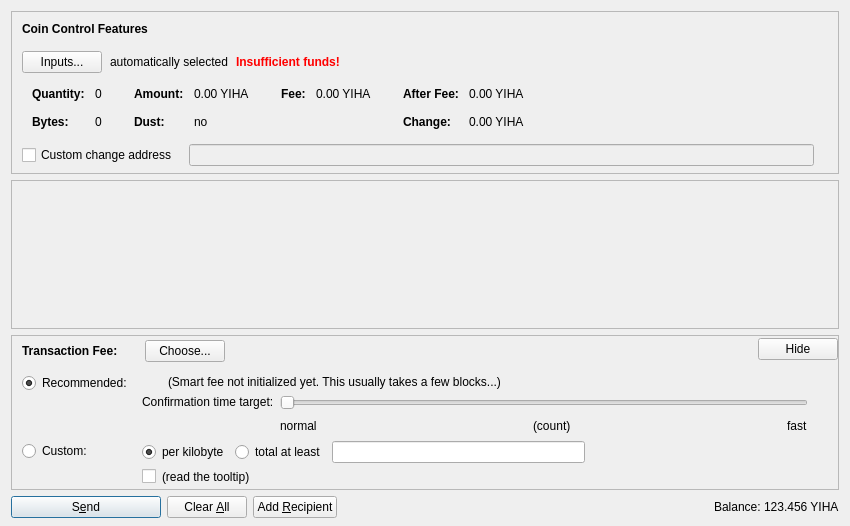
<?xml version="1.0" encoding="UTF-8"?>
<ui version="4.0">
 <class>SendCoinsDialog</class>
 <widget class="QDialog" name="SendCoinsDialog">
  <property name="geometry">
   <rect>
    <x>0</x>
    <y>0</y>
    <width>850</width>
    <height>526</height>
   </rect>
  </property>
  <property name="windowTitle">
   <string>Send Coins</string>
  </property>
  <layout class="QVBoxLayout" name="verticalLayout" stretch="0,1,0,0">
   <property name="bottomMargin">
    <number>8</number>
   </property>
   <item>
    <widget class="QFrame" name="frameCoinControl">
     <property name="sizePolicy">
      <sizepolicy hsizetype="Expanding" vsizetype="Expanding">
       <horstretch>0</horstretch>
       <verstretch>0</verstretch>
      </sizepolicy>
     </property>
     <property name="maximumSize">
      <size>
       <width>16777215</width>
       <height>16777215</height>
      </size>
     </property>
     <property name="frameShape">
      <enum>QFrame::StyledPanel</enum>
     </property>
     <property name="frameShadow">
      <enum>QFrame::Sunken</enum>
     </property>
     <layout class="QVBoxLayout" name="verticalLayoutCoinControl2">
      <property name="spacing">
       <number>0</number>
      </property>
      <property name="leftMargin">
       <number>0</number>
      </property>
      <property name="topMargin">
       <number>0</number>
      </property>
      <property name="rightMargin">
       <number>0</number>
      </property>
      <property name="bottomMargin">
       <number>6</number>
      </property>
      <item>
       <layout class="QVBoxLayout" name="verticalLayoutCoinControl" stretch="0,0,0,0,1">
        <property name="spacing">
         <number>0</number>
        </property>
        <property name="leftMargin">
         <number>10</number>
        </property>
        <property name="topMargin">
         <number>10</number>
        </property>
        <item>
         <layout class="QHBoxLayout" name="horizontalLayoutCoinControl1">
          <property name="bottomMargin">
           <number>15</number>
          </property>
          <item>
           <widget class="QLabel" name="labelCoinControlFeatures">
            <property name="sizePolicy">
             <sizepolicy hsizetype="Preferred" vsizetype="Maximum">
              <horstretch>0</horstretch>
              <verstretch>0</verstretch>
             </sizepolicy>
            </property>
            <property name="font">
             <font>
              <weight>75</weight>
              <bold>true</bold>
             </font>
            </property>
            <property name="styleSheet">
             <string notr="true">font-weight:bold;</string>
            </property>
            <property name="text">
             <string>Coin Control Features</string>
            </property>
           </widget>
          </item>
         </layout>
        </item>
        <item>
         <layout class="QHBoxLayout" name="horizontalLayoutCoinControl2" stretch="0,0,0,0">
          <property name="spacing">
           <number>8</number>
          </property>
          <property name="bottomMargin">
           <number>10</number>
          </property>
          <item>
           <widget class="QPushButton" name="pushButtonCoinControl">
            <property name="styleSheet">
             <string notr="true"/>
            </property>
            <property name="text">
             <string>Inputs...</string>
            </property>
            <property name="autoDefault">
             <bool>false</bool>
            </property>
           </widget>
          </item>
          <item>
           <widget class="QLabel" name="labelCoinControlAutomaticallySelected">
            <property name="text">
             <string>automatically selected</string>
            </property>
            <property name="margin">
             <number>5</number>
            </property>
           </widget>
          </item>
          <item>
           <widget class="QLabel" name="labelCoinControlInsuffFunds">
            <property name="font">
             <font>
              <weight>75</weight>
              <bold>true</bold>
             </font>
            </property>
            <property name="styleSheet">
             <string notr="true">color:red;font-weight:bold;</string>
            </property>
            <property name="text">
             <string>Insufficient funds!</string>
            </property>
            <property name="margin">
             <number>5</number>
            </property>
           </widget>
          </item>
          <item>
           <spacer name="horizontalSpacerCoinControl">
            <property name="orientation">
             <enum>Qt::Horizontal</enum>
            </property>
            <property name="sizeHint" stdset="0">
             <size>
              <width>40</width>
              <height>1</height>
             </size>
            </property>
           </spacer>
          </item>
         </layout>
        </item>
        <item>
         <widget class="QWidget" name="widgetCoinControl" native="true">
          <property name="sizePolicy">
           <sizepolicy hsizetype="Preferred" vsizetype="Preferred">
            <horstretch>0</horstretch>
            <verstretch>0</verstretch>
           </sizepolicy>
          </property>
          <property name="minimumSize">
           <size>
            <width>0</width>
            <height>0</height>
           </size>
          </property>
          <property name="styleSheet">
           <string notr="true"/>
          </property>
          <layout class="QHBoxLayout" name="horizontalLayoutCoinControl5">
           <property name="leftMargin">
            <number>0</number>
           </property>
           <property name="topMargin">
            <number>0</number>
           </property>
           <property name="rightMargin">
            <number>0</number>
           </property>
           <property name="bottomMargin">
            <number>0</number>
           </property>
           <item>
            <layout class="QHBoxLayout" name="horizontalLayoutCoinControl3" stretch="0,0,0,1">
             <property name="spacing">
              <number>20</number>
             </property>
             <property name="topMargin">
              <number>0</number>
             </property>
             <property name="bottomMargin">
              <number>10</number>
             </property>
             <item>
              <layout class="QFormLayout" name="formLayoutCoinControl1">
               <property name="horizontalSpacing">
                <number>10</number>
               </property>
               <property name="verticalSpacing">
                <number>14</number>
               </property>
               <property name="leftMargin">
                <number>10</number>
               </property>
               <property name="topMargin">
                <number>4</number>
               </property>
               <property name="rightMargin">
                <number>6</number>
               </property>
               <item row="0" column="0">
                <widget class="QLabel" name="labelCoinControlQuantityText">
                 <property name="font">
                  <font>
                   <weight>75</weight>
                   <bold>true</bold>
                  </font>
                 </property>
                 <property name="text">
                  <string>Quantity:</string>
                 </property>
                 <property name="margin">
                  <number>0</number>
                 </property>
                </widget>
               </item>
               <item row="0" column="1">
                <widget class="QLabel" name="labelCoinControlQuantity">
                 <property name="cursor">
                  <cursorShape>IBeamCursor</cursorShape>
                 </property>
                 <property name="contextMenuPolicy">
                  <enum>Qt::ActionsContextMenu</enum>
                 </property>
                 <property name="text">
                  <string notr="true">0</string>
                 </property>
                 <property name="margin">
                  <number>0</number>
                 </property>
                 <property name="textInteractionFlags">
                  <set>Qt::LinksAccessibleByMouse|Qt::TextSelectableByKeyboard|Qt::TextSelectableByMouse</set>
                 </property>
                </widget>
               </item>
               <item row="1" column="0">
                <widget class="QLabel" name="labelCoinControlBytesText">
                 <property name="font">
                  <font>
                   <weight>75</weight>
                   <bold>true</bold>
                  </font>
                 </property>
                 <property name="text">
                  <string>Bytes:</string>
                 </property>
                </widget>
               </item>
               <item row="1" column="1">
                <widget class="QLabel" name="labelCoinControlBytes">
                 <property name="cursor">
                  <cursorShape>IBeamCursor</cursorShape>
                 </property>
                 <property name="contextMenuPolicy">
                  <enum>Qt::ActionsContextMenu</enum>
                 </property>
                 <property name="text">
                  <string notr="true">0</string>
                 </property>
                 <property name="textInteractionFlags">
                  <set>Qt::LinksAccessibleByMouse|Qt::TextSelectableByKeyboard|Qt::TextSelectableByMouse</set>
                 </property>
                </widget>
               </item>
              </layout>
             </item>
             <item>
              <layout class="QFormLayout" name="formLayoutCoinControl2">
               <property name="horizontalSpacing">
                <number>10</number>
               </property>
               <property name="verticalSpacing">
                <number>14</number>
               </property>
               <property name="leftMargin">
                <number>6</number>
               </property>
               <property name="topMargin">
                <number>4</number>
               </property>
               <property name="rightMargin">
                <number>6</number>
               </property>
               <item row="0" column="0">
                <widget class="QLabel" name="labelCoinControlAmountText">
                 <property name="font">
                  <font>
                   <weight>75</weight>
                   <bold>true</bold>
                  </font>
                 </property>
                 <property name="text">
                  <string>Amount:</string>
                 </property>
                 <property name="margin">
                  <number>0</number>
                 </property>
                </widget>
               </item>
               <item row="0" column="1">
                <widget class="QLabel" name="labelCoinControlAmount">
                 <property name="cursor">
                  <cursorShape>IBeamCursor</cursorShape>
                 </property>
                 <property name="contextMenuPolicy">
                  <enum>Qt::ActionsContextMenu</enum>
                 </property>
                 <property name="text">
                  <string notr="true">0.00 YIHA</string>
                 </property>
                 <property name="textInteractionFlags">
                  <set>Qt::LinksAccessibleByMouse|Qt::TextSelectableByKeyboard|Qt::TextSelectableByMouse</set>
                 </property>
                </widget>
               </item>
               <item row="1" column="0">
                <widget class="QLabel" name="labelCoinControlLowOutputText">
                 <property name="font">
                  <font>
                   <weight>75</weight>
                   <bold>true</bold>
                  </font>
                 </property>
                 <property name="text">
                  <string>Dust:</string>
                 </property>
                </widget>
               </item>
               <item row="1" column="1">
                <widget class="QLabel" name="labelCoinControlLowOutput">
                 <property name="cursor">
                  <cursorShape>IBeamCursor</cursorShape>
                 </property>
                 <property name="contextMenuPolicy">
                  <enum>Qt::ActionsContextMenu</enum>
                 </property>
                 <property name="text">
                  <string notr="true">no</string>
                 </property>
                 <property name="textInteractionFlags">
                  <set>Qt::LinksAccessibleByMouse|Qt::TextSelectableByKeyboard|Qt::TextSelectableByMouse</set>
                 </property>
                </widget>
               </item>
              </layout>
             </item>
             <item>
              <layout class="QFormLayout" name="formLayoutCoinControl3">
               <property name="horizontalSpacing">
                <number>10</number>
               </property>
               <property name="verticalSpacing">
                <number>14</number>
               </property>
               <property name="leftMargin">
                <number>6</number>
               </property>
               <property name="topMargin">
                <number>4</number>
               </property>
               <property name="rightMargin">
                <number>6</number>
               </property>
               <item row="0" column="0">
                <widget class="QLabel" name="labelCoinControlFeeText">
                 <property name="font">
                  <font>
                   <weight>75</weight>
                   <bold>true</bold>
                  </font>
                 </property>
                 <property name="text">
                  <string>Fee:</string>
                 </property>
                 <property name="margin">
                  <number>0</number>
                 </property>
                </widget>
               </item>
               <item row="0" column="1">
                <widget class="QLabel" name="labelCoinControlFee">
                 <property name="cursor">
                  <cursorShape>IBeamCursor</cursorShape>
                 </property>
                 <property name="contextMenuPolicy">
                  <enum>Qt::ActionsContextMenu</enum>
                 </property>
                 <property name="text">
                  <string notr="true">0.00 YIHA</string>
                 </property>
                 <property name="textInteractionFlags">
                  <set>Qt::LinksAccessibleByMouse|Qt::TextSelectableByKeyboard|Qt::TextSelectableByMouse</set>
                 </property>
                </widget>
               </item>
              </layout>
             </item>
             <item>
              <layout class="QFormLayout" name="formLayoutCoinControl4">
               <property name="horizontalSpacing">
                <number>10</number>
               </property>
               <property name="verticalSpacing">
                <number>14</number>
               </property>
               <property name="leftMargin">
                <number>6</number>
               </property>
               <property name="topMargin">
                <number>4</number>
               </property>
               <property name="rightMargin">
                <number>6</number>
               </property>
               <item row="0" column="0">
                <widget class="QLabel" name="labelCoinControlAfterFeeText">
                 <property name="font">
                  <font>
                   <weight>75</weight>
                   <bold>true</bold>
                  </font>
                 </property>
                 <property name="text">
                  <string>After Fee:</string>
                 </property>
                 <property name="margin">
                  <number>0</number>
                 </property>
                </widget>
               </item>
               <item row="0" column="1">
                <widget class="QLabel" name="labelCoinControlAfterFee">
                 <property name="cursor">
                  <cursorShape>IBeamCursor</cursorShape>
                 </property>
                 <property name="contextMenuPolicy">
                  <enum>Qt::ActionsContextMenu</enum>
                 </property>
                 <property name="text">
                  <string notr="true">0.00 YIHA</string>
                 </property>
                 <property name="textInteractionFlags">
                  <set>Qt::LinksAccessibleByMouse|Qt::TextSelectableByKeyboard|Qt::TextSelectableByMouse</set>
                 </property>
                </widget>
               </item>
               <item row="1" column="0">
                <widget class="QLabel" name="labelCoinControlChangeText">
                 <property name="font">
                  <font>
                   <weight>75</weight>
                   <bold>true</bold>
                  </font>
                 </property>
                 <property name="text">
                  <string>Change:</string>
                 </property>
                </widget>
               </item>
               <item row="1" column="1">
                <widget class="QLabel" name="labelCoinControlChange">
                 <property name="cursor">
                  <cursorShape>IBeamCursor</cursorShape>
                 </property>
                 <property name="contextMenuPolicy">
                  <enum>Qt::ActionsContextMenu</enum>
                 </property>
                 <property name="text">
                  <string notr="true">0.00 YIHA</string>
                 </property>
                 <property name="textInteractionFlags">
                  <set>Qt::LinksAccessibleByMouse|Qt::TextSelectableByKeyboard|Qt::TextSelectableByMouse</set>
                 </property>
                </widget>
               </item>
              </layout>
             </item>
            </layout>
           </item>
          </layout>
         </widget>
        </item>
        <item>
         <layout class="QHBoxLayout" name="horizontalLayoutCoinControl4" stretch="0,0,0">
          <property name="spacing">
           <number>12</number>
          </property>
          <property name="sizeConstraint">
           <enum>QLayout::SetDefaultConstraint</enum>
          </property>
          <property name="topMargin">
           <number>5</number>
          </property>
          <property name="rightMargin">
           <number>5</number>
          </property>
          <item>
           <widget class="QCheckBox" name="checkBoxCoinControlChange">
            <property name="toolTip">
             <string>If this is activated, but the change address is empty or invalid, change will be sent to a newly generated address.</string>
            </property>
            <property name="text">
             <string>Custom change address</string>
            </property>
           </widget>
          </item>
          <item>
           <widget class="QValidatedLineEdit" name="lineEditCoinControlChange">
            <property name="enabled">
             <bool>false</bool>
            </property>
            <property name="sizePolicy">
             <sizepolicy hsizetype="Expanding" vsizetype="Fixed">
              <horstretch>0</horstretch>
              <verstretch>0</verstretch>
             </sizepolicy>
            </property>
           </widget>
          </item>
          <item>
           <widget class="QLabel" name="labelCoinControlChangeLabel">
            <property name="sizePolicy">
             <sizepolicy hsizetype="Preferred" vsizetype="Expanding">
              <horstretch>0</horstretch>
              <verstretch>0</verstretch>
             </sizepolicy>
            </property>
            <property name="minimumSize">
             <size>
              <width>0</width>
              <height>0</height>
             </size>
            </property>
            <property name="text">
             <string/>
            </property>
            <property name="margin">
             <number>3</number>
            </property>
           </widget>
          </item>
         </layout>
        </item>
        <item>
         <spacer name="verticalSpacerCoinControl">
          <property name="orientation">
           <enum>Qt::Vertical</enum>
          </property>
          <property name="sizeHint" stdset="0">
           <size>
            <width>800</width>
            <height>1</height>
           </size>
          </property>
         </spacer>
        </item>
       </layout>
      </item>
     </layout>
    </widget>
   </item>
   <item>
    <widget class="QScrollArea" name="scrollArea">
     <property name="widgetResizable">
      <bool>true</bool>
     </property>
     <widget class="QWidget" name="scrollAreaWidgetContents">
      <property name="geometry">
       <rect>
        <x>0</x>
        <y>0</y>
        <width>830</width>
        <height>104</height>
       </rect>
      </property>
      <layout class="QVBoxLayout" name="verticalLayout_2" stretch="0,1">
       <property name="leftMargin">
        <number>0</number>
       </property>
       <property name="topMargin">
        <number>0</number>
       </property>
       <property name="rightMargin">
        <number>0</number>
       </property>
       <property name="bottomMargin">
        <number>0</number>
       </property>
       <item>
        <layout class="QVBoxLayout" name="entries">
         <property name="spacing">
          <number>6</number>
         </property>
        </layout>
       </item>
       <item>
        <spacer name="verticalSpacer">
         <property name="orientation">
          <enum>Qt::Vertical</enum>
         </property>
         <property name="sizeHint" stdset="0">
          <size>
           <width>20</width>
           <height>40</height>
          </size>
         </property>
        </spacer>
       </item>
      </layout>
     </widget>
    </widget>
   </item>
   <item>
    <widget class="QFrame" name="frameFee">
     <property name="sizePolicy">
      <sizepolicy hsizetype="Expanding" vsizetype="Expanding">
       <horstretch>0</horstretch>
       <verstretch>0</verstretch>
      </sizepolicy>
     </property>
     <property name="maximumSize">
      <size>
       <width>16777215</width>
       <height>16777215</height>
      </size>
     </property>
     <property name="frameShape">
      <enum>QFrame::StyledPanel</enum>
     </property>
     <property name="frameShadow">
      <enum>QFrame::Sunken</enum>
     </property>
     <layout class="QVBoxLayout" name="verticalLayoutFee1">
      <property name="spacing">
       <number>0</number>
      </property>
      <property name="leftMargin">
       <number>0</number>
      </property>
      <property name="topMargin">
       <number>0</number>
      </property>
      <property name="rightMargin">
       <number>0</number>
      </property>
      <property name="bottomMargin">
       <number>0</number>
      </property>
      <item>
       <layout class="QVBoxLayout" name="verticalLayoutFee2" stretch="0,0,0">
        <property name="spacing">
         <number>0</number>
        </property>
        <property name="leftMargin">
         <number>10</number>
        </property>
        <property name="topMargin">
         <number>0</number>
        </property>
        <item>
         <layout class="QHBoxLayout" name="horizontalLayoutFee1">
          <property name="bottomMargin">
           <number>0</number>
          </property>
          <item>
           <layout class="QVBoxLayout" name="verticalLayoutFee7">
            <property name="spacing">
             <number>0</number>
            </property>
            <item>
             <spacer name="verticalSpacerSmartFee">
              <property name="orientation">
               <enum>Qt::Vertical</enum>
              </property>
              <property name="sizeType">
               <enum>QSizePolicy::Fixed</enum>
              </property>
              <property name="sizeHint" stdset="0">
               <size>
                <width>1</width>
                <height>4</height>
               </size>
              </property>
             </spacer>
            </item>
            <item>
             <layout class="QHBoxLayout" name="horizontalLayoutSmartFee">
              <property name="spacing">
               <number>10</number>
              </property>
              <item>
               <widget class="QLabel" name="labelFeeHeadline">
                <property name="sizePolicy">
                 <sizepolicy hsizetype="Preferred" vsizetype="Maximum">
                  <horstretch>0</horstretch>
                  <verstretch>0</verstretch>
                 </sizepolicy>
                </property>
                <property name="font">
                 <font>
                  <weight>75</weight>
                  <bold>true</bold>
                 </font>
                </property>
                <property name="styleSheet">
                 <string notr="true">font-weight:bold;</string>
                </property>
                <property name="text">
                 <string>Transaction Fee:</string>
                </property>
               </widget>
              </item>
              <item>
               <widget class="QLabel" name="labelFeeMinimized">
                <property name="text">
                 <string/>
                </property>
               </widget>
              </item>
              <item>
               <widget class="QPushButton" name="buttonChooseFee">
                <property name="text">
                 <string>Choose...</string>
                </property>
               </widget>
              </item>
             </layout>
            </item>
            <item>
             <spacer name="verticalSpacer_5">
              <property name="orientation">
               <enum>Qt::Vertical</enum>
              </property>
              <property name="sizeHint" stdset="0">
               <size>
                <width>1</width>
                <height>1</height>
               </size>
              </property>
             </spacer>
            </item>
           </layout>
          </item>
          <item>
           <spacer name="horizontalSpacer_4">
            <property name="orientation">
             <enum>Qt::Horizontal</enum>
            </property>
            <property name="sizeHint" stdset="0">
             <size>
              <width>40</width>
              <height>20</height>
             </size>
            </property>
           </spacer>
          </item>
          <item>
           <widget class="QPushButton" name="buttonMinimizeFee">
            <property name="toolTip">
             <string>collapse fee-settings</string>
            </property>
            <property name="text">
             <string>Hide</string>
            </property>
           </widget>
          </item>
         </layout>
        </item>
        <item>
         <widget class="QFrame" name="frameFeeSelection">
          <layout class="QVBoxLayout" name="verticalLayoutFee12">
           <property name="spacing">
            <number>0</number>
           </property>
           <property name="leftMargin">
            <number>0</number>
           </property>
           <property name="topMargin">
            <number>0</number>
           </property>
           <property name="rightMargin">
            <number>0</number>
           </property>
           <property name="bottomMargin">
            <number>0</number>
           </property>
           <item>
            <layout class="QGridLayout" name="gridLayoutFee">
             <property name="topMargin">
              <number>10</number>
             </property>
             <property name="bottomMargin">
              <number>4</number>
             </property>
             <property name="horizontalSpacing">
              <number>10</number>
             </property>
             <property name="verticalSpacing">
              <number>4</number>
             </property>
             <item row="1" column="1">
              <layout class="QVBoxLayout" name="verticalLayoutFee8">
               <property name="spacing">
                <number>6</number>
               </property>
               <item>
                <layout class="QHBoxLayout" name="horizontalLayoutFee13">
                 <item>
                  <widget class="QRadioButton" name="radioCustomPerKilobyte">
                   <property name="toolTip">
                    <string>If the custom fee is set to 1000 satoshis and the transaction is only 250 bytes, then &quot;per kilobyte&quot; only pays 250 satoshis in fee, while &quot;total at least&quot; pays 1000 satoshis. For transactions bigger than a kilobyte both pay by kilobyte.</string>
                   </property>
                   <property name="text">
                    <string>per kilobyte</string>
                   </property>
                   <property name="checked">
                    <bool>true</bool>
                   </property>
                   <attribute name="buttonGroup">
                    <string notr="true">groupCustomFee</string>
                   </attribute>
                  </widget>
                 </item>
                 <item>
                  <widget class="QRadioButton" name="radioCustomAtLeast">
                   <property name="toolTip">
                    <string>If the custom fee is set to 1000 satoshis and the transaction is only 250 bytes, then &quot;per kilobyte&quot; only pays 250 satoshis in fee, while &quot;total at least&quot; pays 1000 satoshis. For transactions bigger than a kilobyte both pay by kilobyte.</string>
                   </property>
                   <property name="text">
                    <string>total at least</string>
                   </property>
                   <attribute name="buttonGroup">
                    <string notr="true">groupCustomFee</string>
                   </attribute>
                  </widget>
                 </item>
                 <item>
                  <widget class="BitcoinAmountField" name="customFee"/>
                 </item>
                 <item>
                  <spacer name="horizontalSpacer_6">
                   <property name="orientation">
                    <enum>Qt::Horizontal</enum>
                   </property>
                   <property name="sizeHint" stdset="0">
                    <size>
                     <width>1</width>
                     <height>1</height>
                    </size>
                   </property>
                  </spacer>
                 </item>
                </layout>
               </item>
               <item>
                <layout class="QHBoxLayout" name="horizontalLayoutFee8">
                 <item>
                  <widget class="QCheckBox" name="checkBoxMinimumFee">
                   <property name="toolTip">
                    <string>Paying only the minimum fee is just fine as long as there is less transaction volume than space in the blocks. But be aware that this can end up in a never confirming transaction once there is more demand for yihaatech transactions than the network can process.</string>
                   </property>
                   <property name="text">
                    <string/>
                   </property>
                  </widget>
                 </item>
                 <item>
                  <widget class="QLabel" name="labelMinFeeWarning">
                   <property name="enabled">
                    <bool>true</bool>
                   </property>
                   <property name="toolTip">
                    <string>Paying only the minimum fee is just fine as long as there is less transaction volume than space in the blocks. But be aware that this can end up in a never confirming transaction once there is more demand for yihaatech transactions than the network can process.</string>
                   </property>
                   <property name="text">
                    <string>(read the tooltip)</string>
                   </property>
                   <property name="margin">
                    <number>5</number>
                   </property>
                  </widget>
                 </item>
                 <item>
                  <spacer name="horizontalSpacer_2">
                   <property name="orientation">
                    <enum>Qt::Horizontal</enum>
                   </property>
                   <property name="sizeHint" stdset="0">
                    <size>
                     <width>1</width>
                     <height>1</height>
                    </size>
                   </property>
                  </spacer>
                 </item>
                </layout>
               </item>
              </layout>
             </item>
             <item row="0" column="0">
              <layout class="QVBoxLayout" name="verticalLayoutFee4" stretch="0,1">
               <item>
                <widget class="QRadioButton" name="radioSmartFee">
                 <property name="text">
                  <string>Recommended:</string>
                 </property>
                 <property name="checked">
                  <bool>true</bool>
                 </property>
                 <attribute name="buttonGroup">
                  <string notr="true">groupFee</string>
                 </attribute>
                </widget>
               </item>
               <item>
                <spacer name="verticalSpacer_2">
                 <property name="orientation">
                  <enum>Qt::Vertical</enum>
                 </property>
                 <property name="sizeHint" stdset="0">
                  <size>
                   <width>1</width>
                   <height>1</height>
                  </size>
                 </property>
                </spacer>
               </item>
              </layout>
             </item>
             <item row="1" column="0">
              <layout class="QVBoxLayout" name="verticalLayoutFee9" stretch="0,1">
               <item>
                <widget class="QRadioButton" name="radioCustomFee">
                 <property name="text">
                  <string>Custom:</string>
                 </property>
                 <attribute name="buttonGroup">
                  <string notr="true">groupFee</string>
                 </attribute>
                </widget>
               </item>
               <item>
                <spacer name="verticalSpacer_6">
                 <property name="orientation">
                  <enum>Qt::Vertical</enum>
                 </property>
                 <property name="sizeHint" stdset="0">
                  <size>
                   <width>1</width>
                   <height>1</height>
                  </size>
                 </property>
                </spacer>
               </item>
              </layout>
             </item>
             <item row="0" column="1">
              <layout class="QVBoxLayout" name="verticalLayoutFee3" stretch="0,0,1">
               <property name="spacing">
                <number>6</number>
               </property>
               <property name="topMargin">
                <number>2</number>
               </property>
               <item>
                <layout class="QHBoxLayout" name="horizontalLayoutFee12">
                 <item>
                  <widget class="QLabel" name="labelSmartFee">
                   <property name="text">
                    <string/>
                   </property>
                   <property name="margin">
                    <number>2</number>
                   </property>
                  </widget>
                 </item>
                 <item>
                  <widget class="QLabel" name="labelFeeEstimation">
                   <property name="text">
                    <string/>
                   </property>
                  </widget>
                 </item>
                 <item>
                  <widget class="QLabel" name="labelSmartFee2">
                   <property name="text">
                    <string>(Smart fee not initialized yet. This usually takes a few blocks...)</string>
                   </property>
                   <property name="margin">
                    <number>2</number>
                   </property>
                  </widget>
                 </item>
                 <item>
                  <spacer name="horizontalSpacer_5">
                   <property name="orientation">
                    <enum>Qt::Horizontal</enum>
                   </property>
                   <property name="sizeHint" stdset="0">
                    <size>
                     <width>1</width>
                     <height>1</height>
                    </size>
                   </property>
                  </spacer>
                 </item>
                </layout>
               </item>
               <item>
                <layout class="QHBoxLayout" name="horizontalLayoutFee9">
                 <item>
                  <layout class="QVBoxLayout" name="verticalLayoutFee6">
                   <item>
                    <widget class="QLabel" name="labelSmartFee3">
                     <property name="text">
                      <string>Confirmation time target:</string>
                     </property>
                     <property name="margin">
                      <number>2</number>
                     </property>
                    </widget>
                   </item>
                   <item>
                    <spacer name="verticalSpacer_3">
                     <property name="orientation">
                      <enum>Qt::Vertical</enum>
                     </property>
                     <property name="sizeHint" stdset="0">
                      <size>
                       <width>1</width>
                       <height>1</height>
                      </size>
                     </property>
                    </spacer>
                   </item>
                  </layout>
                 </item>
                 <item>
                  <layout class="QVBoxLayout" name="verticalLayoutFee5">
                   <property name="rightMargin">
                    <number>30</number>
                   </property>
                   <item>
                    <widget class="QSlider" name="sliderSmartFee">
                     <property name="minimum">
                      <number>0</number>
                     </property>
                     <property name="maximum">
                      <number>23</number>
                     </property>
                     <property name="pageStep">
                      <number>1</number>
                     </property>
                     <property name="value">
                      <number>0</number>
                     </property>
                     <property name="orientation">
                      <enum>Qt::Horizontal</enum>
                     </property>
                     <property name="invertedAppearance">
                      <bool>false</bool>
                     </property>
                     <property name="invertedControls">
                      <bool>false</bool>
                     </property>
                     <property name="tickPosition">
                      <enum>QSlider::NoTicks</enum>
                     </property>
                    </widget>
                   </item>
                   <item>
                    <layout class="QHBoxLayout" name="horizontalLayoutFee10">
                     <item>
                      <widget class="QLabel" name="labelSmartFeeNormal">
                       <property name="text">
                        <string>normal</string>
                       </property>
                      </widget>
                     </item>
                     <item>
                      <spacer name="horizontalSpacer_7">
                       <property name="orientation">
                        <enum>Qt::Horizontal</enum>
                       </property>
                       <property name="sizeHint" stdset="0">
                        <size>
                         <width>40</width>
                         <height>20</height>
                        </size>
                       </property>
                      </spacer>
                     </item>
                     <item>
                      <widget class="QLabel" name="confirmationTargetLabel">
                       <property name="text">
                        <string notr="true">(count)</string>
                       </property>
                      </widget>
                     </item>
                     <item>
                      <spacer name="horizontalSpacer_3">
                       <property name="orientation">
                        <enum>Qt::Horizontal</enum>
                       </property>
                       <property name="sizeHint" stdset="0">
                        <size>
                         <width>40</width>
                         <height>20</height>
                        </size>
                       </property>
                      </spacer>
                     </item>
                     <item>
                      <widget class="QLabel" name="labelSmartFeeFast">
                       <property name="text">
                        <string>fast</string>
                       </property>
                      </widget>
                     </item>
                    </layout>
                   </item>
                  </layout>
                 </item>
                </layout>
               </item>
               <item>
                <spacer name="verticalSpacer_4">
                 <property name="orientation">
                  <enum>Qt::Vertical</enum>
                 </property>
                 <property name="sizeHint" stdset="0">
                  <size>
                   <width>1</width>
                   <height>1</height>
                  </size>
                 </property>
                </spacer>
               </item>
              </layout>
             </item>
            </layout>
           </item>
          </layout>
         </widget>
        </item>
        <item>
         <spacer name="verticalSpacerFee">
          <property name="orientation">
           <enum>Qt::Vertical</enum>
          </property>
          <property name="sizeHint" stdset="0">
           <size>
            <width>800</width>
            <height>1</height>
           </size>
          </property>
         </spacer>
        </item>
       </layout>
      </item>
     </layout>
    </widget>
   </item>
   <item>
    <layout class="QHBoxLayout" name="horizontalLayout">
     <item>
      <widget class="QPushButton" name="sendButton">
       <property name="minimumSize">
        <size>
         <width>150</width>
         <height>0</height>
        </size>
       </property>
       <property name="toolTip">
        <string>Confirm the send action</string>
       </property>
       <property name="text">
        <string>S&amp;end</string>
       </property>
       <property name="icon">
        <iconset resource="../bitcoin.qrc">
         <normaloff>:/icons/send</normaloff>:/icons/send</iconset>
       </property>
       <property name="autoDefault">
        <bool>false</bool>
       </property>
       <property name="default">
        <bool>true</bool>
       </property>
      </widget>
     </item>
     <item>
      <widget class="QPushButton" name="clearButton">
       <property name="sizePolicy">
        <sizepolicy hsizetype="Minimum" vsizetype="Fixed">
         <horstretch>0</horstretch>
         <verstretch>0</verstretch>
        </sizepolicy>
       </property>
       <property name="toolTip">
        <string>Clear all fields of the form.</string>
       </property>
       <property name="text">
        <string>Clear &amp;All</string>
       </property>
       <property name="icon">
        <iconset resource="../bitcoin.qrc">
         <normaloff>:/icons/remove</normaloff>:/icons/remove</iconset>
       </property>
       <property name="autoDefault">
        <bool>false</bool>
       </property>
      </widget>
     </item>
     <item>
      <widget class="QPushButton" name="addButton">
       <property name="toolTip">
        <string>Send to multiple recipients at once</string>
       </property>
       <property name="text">
        <string>Add &amp;Recipient</string>
       </property>
       <property name="icon">
        <iconset resource="../bitcoin.qrc">
         <normaloff>:/icons/add</normaloff>:/icons/add</iconset>
       </property>
       <property name="autoDefault">
        <bool>false</bool>
       </property>
      </widget>
     </item>
     <item>
      <spacer name="horizontalSpacer">
       <property name="orientation">
        <enum>Qt::Horizontal</enum>
       </property>
       <property name="sizeHint" stdset="0">
        <size>
         <width>40</width>
         <height>20</height>
        </size>
       </property>
      </spacer>
     </item>
     <item>
      <layout class="QHBoxLayout" name="horizontalLayout_2">
       <property name="spacing">
        <number>3</number>
       </property>
       <item>
        <widget class="QLabel" name="label">
         <property name="sizePolicy">
          <sizepolicy hsizetype="Preferred" vsizetype="Fixed">
           <horstretch>0</horstretch>
           <verstretch>0</verstretch>
          </sizepolicy>
         </property>
         <property name="text">
          <string>Balance:</string>
         </property>
        </widget>
       </item>
       <item>
        <widget class="QLabel" name="labelBalance">
         <property name="sizePolicy">
          <sizepolicy hsizetype="Preferred" vsizetype="Fixed">
           <horstretch>0</horstretch>
           <verstretch>0</verstretch>
          </sizepolicy>
         </property>
         <property name="cursor">
          <cursorShape>IBeamCursor</cursorShape>
         </property>
         <property name="text">
          <string notr="true">123.456 YIHA</string>
         </property>
         <property name="textInteractionFlags">
          <set>Qt::LinksAccessibleByMouse|Qt::TextSelectableByKeyboard|Qt::TextSelectableByMouse</set>
         </property>
        </widget>
       </item>
      </layout>
     </item>
    </layout>
   </item>
  </layout>
 </widget>
 <customwidgets>
  <customwidget>
   <class>QValidatedLineEdit</class>
   <extends>QLineEdit</extends>
   <header>qvalidatedlineedit.h</header>
  </customwidget>
  <customwidget>
   <class>BitcoinAmountField</class>
   <extends>QLineEdit</extends>
   <header>bitcoinamountfield.h</header>
   <container>1</container>
  </customwidget>
 </customwidgets>
 <resources>
  <include location="../bitcoin.qrc"/>
 </resources>
 <connections/>
 <buttongroups>
  <buttongroup name="groupFee"/>
  <buttongroup name="groupCustomFee"/>
 </buttongroups>
</ui>
